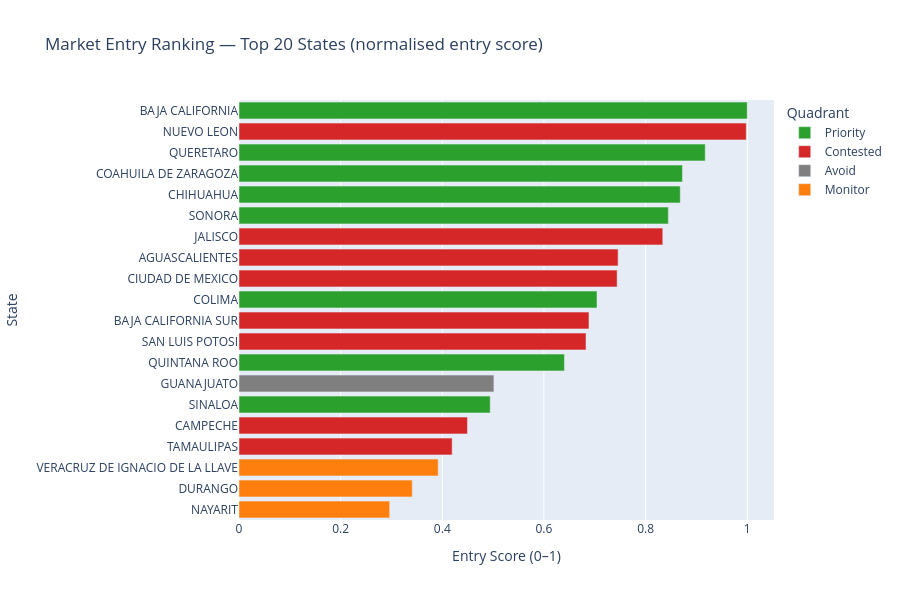

Source (notebook cell):
### Code cell
fig = px.bar(
    matrix.head(20),
    x='entry_score_norm', y='state_name',
    orientation='h',
    color='quadrant',
    color_discrete_map=color_map,
    title='Market Entry Ranking — Top 20 States (normalised entry score)',
    labels={
        'entry_score_norm': 'Entry Score (0–1)',
        'state_name'      : 'State',
        'quadrant'        : 'Quadrant'
    }
)
fig.update_layout(
    yaxis={'categoryorder': 'total ascending'},
    height=600
)
fig.show()

### Figure 1 — Plotly figure (JSON) as saved in the notebook; plotly's stock layout.template omitted (floating-point values rounded to 4 significant figures)
{"data": [{"alignmentgroup": "True", "hovertemplate": "Quadrant=Priority<br>Entry Score (0–1)=%{x}<br>State=%{y}<extra></extra>", "legendgroup": "Priority", "marker": {"color": "#2ca02c", "pattern": {"shape": ""}}, "name": "Priority", "offsetgroup": "Priority", "orientation": "h", "showlegend": true, "textposition": "auto", "type": "bar", "x": [1, 0.9173, 0.8725, 0.8682, 0.8448, 0.7044, 0.6403, 0.4943], "xaxis": "x", "y": ["BAJA CALIFORNIA", "QUERETARO", "COAHUILA DE ZARAGOZA", "CHIHUAHUA", "SONORA", "COLIMA", "QUINTANA ROO", "SINALOA"], "yaxis": "y"}, {"alignmentgroup": "True", "hovertemplate": "Quadrant=Contested<br>Entry Score (0–1)=%{x}<br>State=%{y}<extra></extra>", "legendgroup": "Contested", "marker": {"color": "#d62728", "pattern": {"shape": ""}}, "name": "Contested", "offsetgroup": "Contested", "orientation": "h", "showlegend": true, "textposition": "auto", "type": "bar", "x": [0.9981, 0.8338, 0.7459, 0.744, 0.6886, 0.6828, 0.4495, 0.4194], "xaxis": "x", "y": ["NUEVO LEON", "JALISCO", "AGUASCALIENTES", "CIUDAD DE MEXICO", "BAJA CALIFORNIA SUR", "SAN LUIS POTOSI", "CAMPECHE", "TAMAULIPAS"], "yaxis": "y"}, {"alignmentgroup": "True", "hovertemplate": "Quadrant=Avoid<br>Entry Score (0–1)=%{x}<br>State=%{y}<extra></extra>", "legendgroup": "Avoid", "marker": {"color": "#7f7f7f", "pattern": {"shape": ""}}, "name": "Avoid", "offsetgroup": "Avoid", "orientation": "h", "showlegend": true, "textposition": "auto", "type": "bar", "x": [0.5015], "xaxis": "x", "y": ["GUANAJUATO"], "yaxis": "y"}, {"alignmentgroup": "True", "hovertemplate": "Quadrant=Monitor<br>Entry Score (0–1)=%{x}<br>State=%{y}<extra></extra>", "legendgroup": "Monitor", "marker": {"color": "#ff7f0e", "pattern": {"shape": ""}}, "name": "Monitor", "offsetgroup": "Monitor", "orientation": "h", "showlegend": true, "textposition": "auto", "type": "bar", "x": [0.3919, 0.3409, 0.2965], "xaxis": "x", "y": ["VERACRUZ DE IGNACIO DE LA LLAVE", "DURANGO", "NAYARIT"], "yaxis": "y"}], "layout": {"barmode": "relative", "height": 600, "legend": {"title": {"text": "Quadrant"}, "tracegroupgap": 0}, "title": {"text": "Market Entry Ranking — Top 20 States (normalised entry score)"}, "xaxis": {"anchor": "y", "domain": [0, 1], "title": {"text": "Entry Score (0–1)"}}, "yaxis": {"anchor": "x", "categoryorder": "total ascending", "domain": [0, 1], "title": {"text": "State"}}}}
